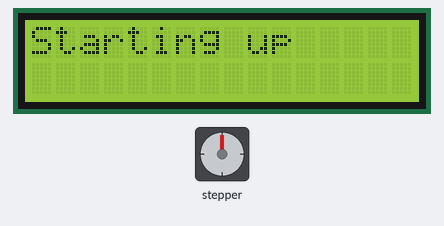
The sketch below on a simulated Arduino Uno, built with avr-gcc and run on an emulated ATmega328P. Parts: stepper motor, 16×2 character LCD. Wiring (inferred from the names in the program): stepper motor driver (200 steps per turn assumed): step pin 8; direction pin 9; enable pin 10. What the sketch prints to the serial monitor is not drawn.

Above: at 0.1 s.
At 4.8 s:
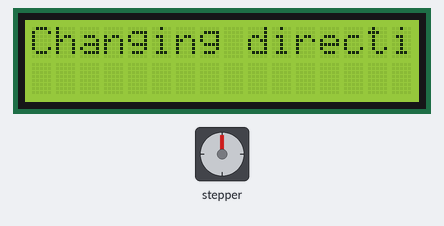
Timing chart, 0 to 38.9 s (numbered marks = the images above):
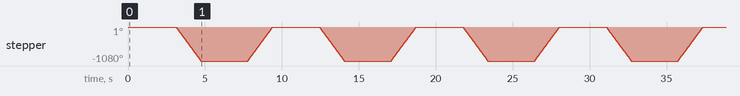

The sketch:

film_stepper.ino
```cpp
/*
 * FILM lab
 * Functionality for moving horizontal surge motor
 *
*/
#include <Wire.h>
#include <LiquidCrystal_I2C.h>

/*
 * Pin setup:
 */
byte directionPin = 9;
byte stepPin = 8;
byte enablePin = 10;
// Pins for the LCD screen
byte sdaPin = 4;
byte sclPin = 5;


/*
 * Motor Properties:
 */
int stepsPerRev = 200;  // = 360/step angle of motor
byte direction = 0;

/*
 * Setup variables for simple movement
 */
// Delays between steps. For slower movements the delay is longer.
unsigned long slowInterval = 1500;
unsigned long fastInterval = 500; // fastest is capped at 300, should double check with testing
// number of steps needed to accelerate
int numAccelSteps = 100; // 100 is a half turn of a 200 step motor
int revolutions = 20;
unsigned long stepInterval;
unsigned long stepAdjustment;
int stepCounter;
int totalSteps;

// counter for simple movement
unsigned long prevStepTime = 0;

/*
 * Initialize LCD screen with I2C backpack
 *
 * Hardware initialized like so: LiquidCrystal_I2C lcdname(addr,en,rw,rs,d4,d5,d6,d7,bl,blpol);
 */
LiquidCrystal_I2C lcd(0x27, 2, 1, 0, sdaPin, sclPin, 6, 7, 3, POSITIVE);


void setup() {

    Serial.begin(115200);

    // Set up pins
    pinMode(directionPin, OUTPUT);
    pinMode(stepPin, OUTPUT);
    pinMode(enablePin, OUTPUT);

    digitalWrite(enablePin, LOW);
    /*
     * Setup variables for move motor function
     */
    //totalSteps = revolutions * stepsPerRev;
    totalSteps = getSteps(10.0, 0.891);    //8.0 ends up giving 5.5" of travel. can be calibrated more
    // step change if we're accelerating
    stepAdjustment = (slowInterval - fastInterval) / numAccelSteps;
    stepInterval = slowInterval;
    stepCounter = totalSteps;
    digitalWrite(directionPin, direction);

    screenPrint("Starting up", 500, 3);
}

void loop() {
    Serial.print("steps: ");
    Serial.println(totalSteps);
    Serial.print("fast interval: ");
    Serial.println(fastInterval);
    moveMotor();
}
```

motor_functions.ino
```cpp
/*
 * Function for simple movement with acceleration to reach higher speeds
 * Parameters and how they affect function:
 * slowInterval -> slower speed of motor
 * fastInterval -> faster speed of motor
 * numAccelSteps -> slower or faster acceleration
 * revolutions -> how far the motor will go
 *
 * For testing a stepper motor with a Pololu A4988 driver board or equivalent
 * found: https://forum.arduino.cc/index.php?topic=506797.0
 * This uses micros() to manage timing to allow high step rates to be tested,
 * uses a simple method for accleration and deceleration.
 * Note: micros() has a resolution of 4 microseconds, and will always be a multiple of 4
 * micros() will reset to 0 after 70 min of running the arduino (so it should stop running)
 */
void moveMotor() {
    // only move the designated # of steps
    if (stepCounter > 0) {
      /*
       * prevStepTime = count of # microseconds that have gone by
       * Only move if difference is > than the desired delay
       *
       */
        if (micros() - prevStepTime >= stepInterval) {
            // increase the overall time count by the step interval
            prevStepTime += stepInterval;
            // move the motor a step
            singleStep();
            stepCounter --;
            // if we're at the end of our steps left and within the # steps needed for acceleration
            if (stepCounter <= numAccelSteps) {
                // slow down to the slow speed
                if (stepInterval < slowInterval) {
                    stepInterval += stepAdjustment;
                }
            }
            // if we're starting off, and haven't accelerated fully yet
            else {
                // decrease the delay -> which increases the speed
                if (stepInterval > fastInterval) {
                    stepInterval -= stepAdjustment;
                }
            }
        }
    }
    else {
          Serial.print("reached end. stepDelta: ");
          Serial.println(stepAdjustment);
          /*
           * Code for switching direction
           */
        direction = ! direction;
        digitalWrite(directionPin, direction);
            // next two lines just for the demo
        Serial.println("Changing direction");
        lcd.clear();
        lcd.print("Changing direction");
        delay(3000);
        lcd.clear();
        stepCounter = totalSteps;
        prevStepTime = micros();
    }
}

void singleStep() {

    digitalWrite(stepPin, HIGH);
    digitalWrite(stepPin, LOW);

}

/*
 * Can be used to calculate the number of steps that should be input
 * in order to go a certain distance
 * travelDist -> in inches
 * pitchD -> in inches
 * Has a cap distance to make sure we don't crash the carriage
 */
int getSteps(double travelDist, double pitchD) {
    double maxDist = 30.0;
    if (travelDist > maxDist) {
      travelDist = maxDist;
      Serial.println("WARNING: lower travelDist (currently capped)");
    }
    int revs = travelDist / (pitchD*3.14159);
    int steps = revs * stepsPerRev;
    return steps;
}

/*
 * Used to determine the interval value (delay) required for specific
 * speed of the motor
 * metersPerSec -> speed
 * travelDist -> in inches
 */
int getInterval(int steps, double metersPerSec, double travelDist) {
    double ftPerSec = 3.28084*metersPerSec;
    double timeSec = (travelDist/12) / ftPerSec;
    int interval = (timeSec*1000000)/steps;
    return interval;
}
```

lcd_screen.ino
```cpp
/*
 * screenPrint - Prints a string 'str' to the LCD screen,
 * holds it for 'hold_time' amount of ms, and repeats it
 * 'total_times' amount of times
 *
 * Note: has internal delay, so does not work with the current setup of
 *       the move motor function.
 *       Needs to be re-written with the same microsecond counting to work
 *       alongside the other function.
 */
void screenPrint(String str, int hold_time, int total_times)
{
  lcd.begin(16,2);
  for(int i=0; i<total_times; i++)
  {
    lcd.clear();
    lcd.print(str);
    delay(hold_time);
    lcd.clear();
    // only trigger delay for repeat cases
    if(total_times > 1){
      delay(500);
    }
  }
}
```

Measured:
- by itself, stepper: turns 1080° counter-clockwise in 1.6 s, then 1080° clockwise in 1.6 s, repeating every 9.3 s
